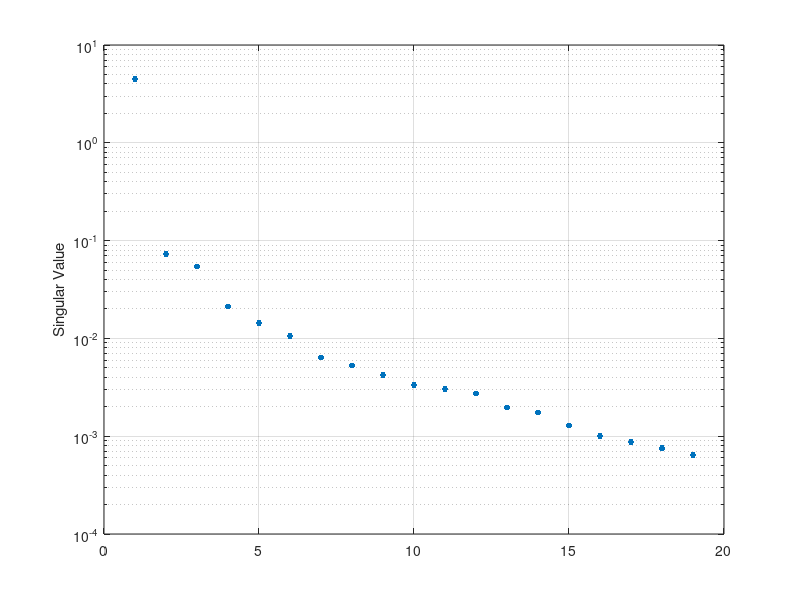
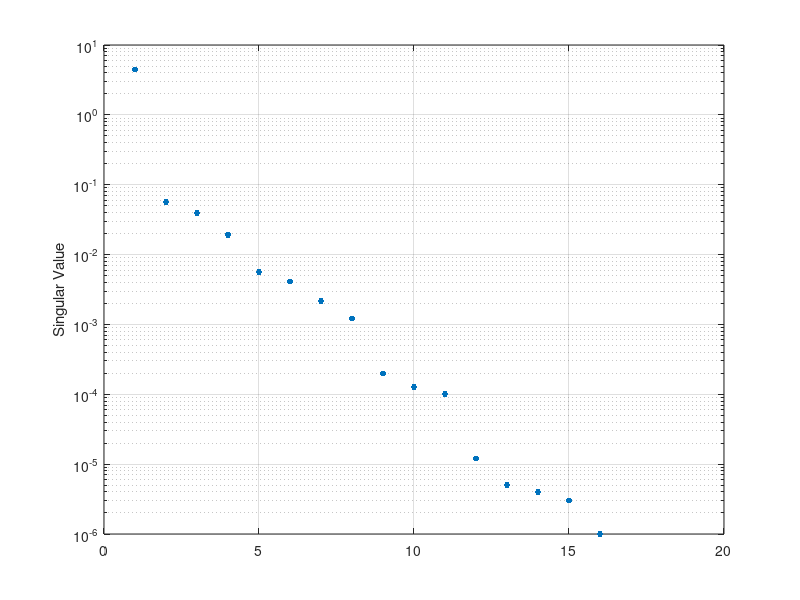

Write MATLAB code to recreate these figures, in order.
svalue_dyn=[4.471558
0.056678
0.039094
0.019246
0.005634
0.004123
0.002154
0.001212
0.000198
0.000128
0.000101
0.000012
0.000005
0.000004
0.000003
0.000001
0.000000
0.000000
0.000000
0.000000]

svalue_12=[4.471111
0.072779
0.054522
0.021221
0.014399
0.010569
0.006354
0.005298
0.004205
0.003348
0.003050
0.002730
0.001961
0.001742
0.001291
0.001000
0.000870
0.000753
0.000640
0.000000];

fig1=semilogy(svalue_12,'.','MarkerSize',14); grid on;
ylabel('Singular Value'); saveas(fig1,'svd_12.eps','epsc')

fig2=semilogy(svalue_dyn,'.','MarkerSize',14); grid on;
ylabel('Singular Value'); saveas(fig2,'svd_dyn.eps','epsc')